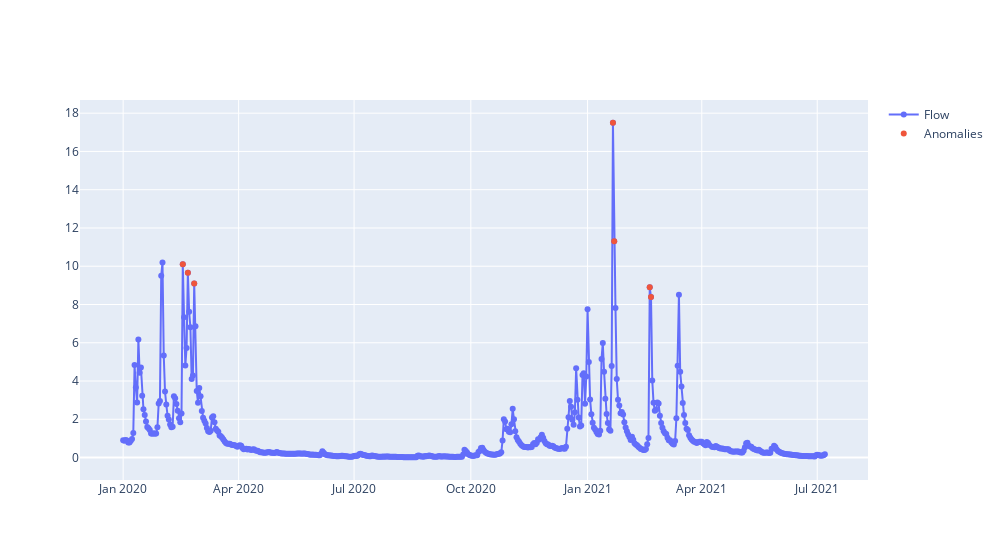

The code cell stored with this chart in its notebook:
### Code cell
import plotly.graph_objects as go

fig = go.Figure(data=[
    go.Scatter(go.Scatter(x=test.index, y=test, mode='markers+lines'), name="Flow"),
    go.Scatter(go.Scatter(x=test[anom].index, y=test[anom], mode='markers', name='Anomalies')),
    ], layout=go.Layout(width=1000))
fig.show()

### Figure 1 — Plotly figure (JSON) as saved in the notebook; plotly's stock layout.template omitted (floating-point values rounded to 4 significant figures; data arrays with more than 128 entries replaced by an {"elided": "..."} marker saying what was removed)
{"data": [{"mode": "markers+lines", "name": "Flow", "type": "scatter", "x": {"elided": "553 str values"}, "y": {"elided": "553 float values"}}, {"mode": "markers", "name": "Anomalies", "type": "scatter", "x": ["2020-02-17T00:00:00", "2020-02-21T00:00:00", "2020-02-26T00:00:00", "2021-01-21T00:00:00", "2021-01-22T00:00:00", "2021-02-19T00:00:00", "2021-02-20T00:00:00"], "y": [10.1, 9.66, 9.1, 17.5, 11.3, 8.9, 8.39]}], "layout": {"width": 1000}}
